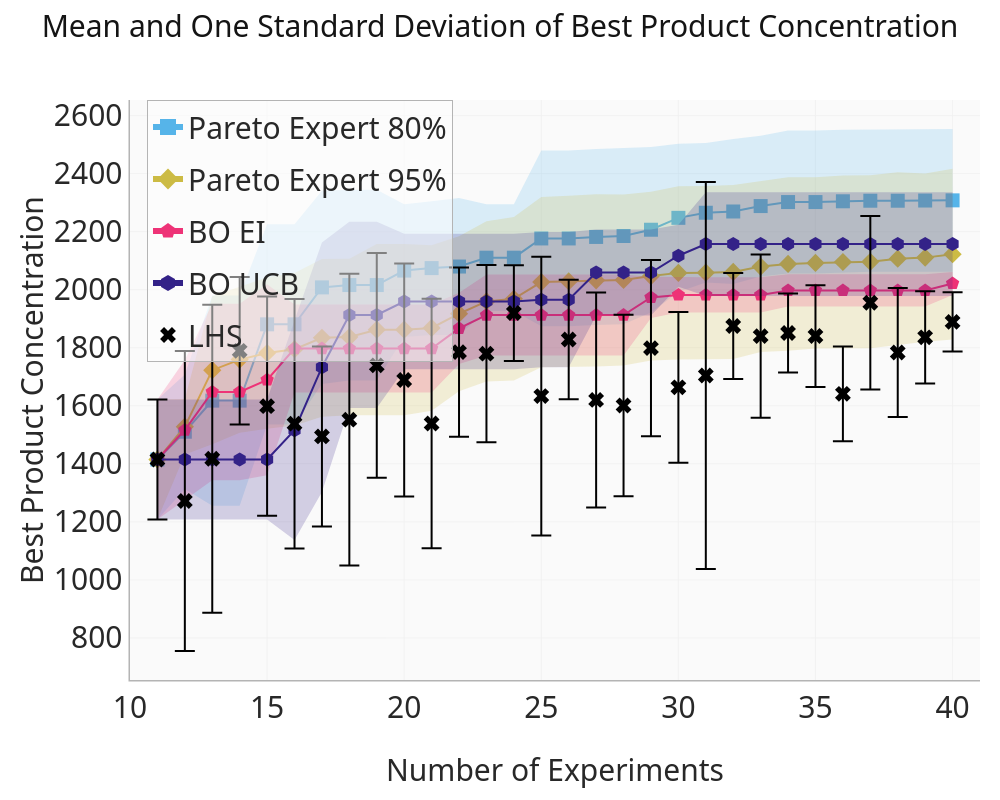

The cell this chart's notebook holds for it:
### Code cell
def _hex_to_rgba(hex_color, alpha):
    r, g, b = pc.hex_to_rgb(hex_color)
    return f"rgba({r},{g},{b},{alpha})"


fig = go.Figure()

for i, algo in enumerate(algorithms):
    color = color_dict[algo]

    upper = mean_data_df[algo] + std_data_df[algo]
    lower = mean_data_df[algo] - std_data_df[algo]
    if algo == "lhs":
        fig.add_trace(
            go.Scatter(
                x=mean_data_df["Experiments"],
                y=mean_data_df[algo],
                name=name_dict[algo],
                mode="markers",
                marker=dict(size=MARKER_SIZE, color=color, symbol=symbol_dict[algo]),
                error_y=dict(
                    type="data",
                    array=std_data_df[algo],
                    visible=True,
                    color=color,
                    thickness=2,
                    width=10,
                ),
                legendgroup=algo,
            )
        )
    else:
        fig.add_trace(
            go.Scatter(
                x=mean_data_df["Experiments"],
                y=upper,
                line=dict(width=0),
                showlegend=False,
                hoverinfo="skip",
                legendgroup=algo,
            )
        )
        fig.add_trace(
            go.Scatter(
                x=mean_data_df["Experiments"],
                y=lower,
                line=dict(width=0),
                fill="tonexty",
                fillcolor=_hex_to_rgba(color, 0.2),
                showlegend=False,
                hoverinfo="skip",
                legendgroup=algo,
            )
        )
        fig.add_trace(
            go.Scatter(
                x=mean_data_df["Experiments"],
                y=mean_data_df[algo],
                name=name_dict[algo],
                mode="lines+markers",
                line=dict(width=2, color=color),
                marker=dict(size=MARKER_SIZE, color=color, symbol=symbol_dict[algo]),
                showlegend=False,
                legendgroup=algo,
            )
        )
        # legend-only trace so the legend line is thicker than the plotted line
        fig.add_trace(
            go.Scatter(
                x=[None],
                y=[None],
                name=name_dict[algo],
                mode="lines+markers",
                line=dict(width=6, color=color),
                marker=dict(size=LEGEND_MARKER_SIZE, color=color, symbol=symbol_dict[algo]),
                legendgroup=algo,
            )
        )

fig.update_layout(legend=dict(bgcolor="rgba(255,255,255,0.5)", groupclick="togglegroup",font=dict(size=30), x=0.02, y=1,),margin=dict(l=130, r=20, t=100, b=120), width=1000, height=800, title="Mean and One Standard Deviation of Best Product Concentration", title_font_size=30)
fig.update_xaxes(title_text="Number of Experiments", title_font_size=30, tickfont=dict(size=30), range=[10,41])
fig.update_yaxes(title_text="Best Product Concentration", title_font_size=30, tickfont=dict(size=30),dtick=200)
fig.show()
fig.update_layout(
    paper_bgcolor='rgba(0,0,0,0)'
)
fig.write_image(f"{PDF_FOLDER}/best_objective_constrained.pdf")

### Figure 1 — Plotly figure (JSON) as saved in the notebook; plotly's stock layout.template omitted (floating-point values rounded to 4 significant figures)
{"data": [{"hoverinfo": "skip", "legendgroup": "pareto_expert_80", "line": {"width": 0}, "showlegend": false, "type": "scatter", "x": [11, 12, 13, 14, 15, 16, 17, 18, 19, 20, 21, 22, 23, 24, 25, 26, 27, 28, 29, 30, 31, 32, 33, 34, 35, 36, 37, 38, 39, 40], "y": [1622.0, 1708.0, 1980.0, 1980.0, 2225.0, 2225.0, 2341.0, 2345.0, 2345.0, 2295.0, 2304.0, 2316.0, 2294.0, 2294.0, 2479.0, 2479.0, 2485.0, 2489.0, 2492.0, 2503.0, 2506.0, 2519.0, 2531.0, 2548.0, 2548.0, 2551.0, 2551.0, 2551.0, 2552.0, 2554.0]}, {"fill": "tonexty", "fillcolor": "rgba(86,180,233,0.2)", "hoverinfo": "skip", "legendgroup": "pareto_expert_80", "line": {"width": 0}, "showlegend": false, "type": "scatter", "x": [11, 12, 13, 14, 15, 16, 17, 18, 19, 20, 21, 22, 23, 24, 25, 26, 27, 28, 29, 30, 31, 32, 33, 34, 35, 36, 37, 38, 39, 40], "y": [1208.0, 1313.0, 1256.0, 1256.0, 1536.0, 1536.0, 1675.0, 1687.0, 1687.0, 1837.0, 1844.0, 1844.0, 1926.0, 1926.0, 1874.0, 1874.0, 1878.0, 1881.0, 1921.0, 1992.0, 2025.0, 2020.0, 2045.0, 2056.0, 2056.0, 2058.0, 2062.0, 2062.0, 2062.0, 2062.0]}, {"legendgroup": "pareto_expert_80", "line": {"color": "#56B4E9", "width": 2}, "marker": {"color": "#56B4E9", "size": 14, "symbol": "square"}, "mode": "lines+markers", "name": "Pareto Expert 80%", "showlegend": false, "type": "scatter", "x": [11, 12, 13, 14, 15, 16, 17, 18, 19, 20, 21, 22, 23, 24, 25, 26, 27, 28, 29, 30, 31, 32, 33, 34, 35, 36, 37, 38, 39, 40], "y": [1415.0, 1511.0, 1618.0, 1618.0, 1881.0, 1881.0, 2008.0, 2016.0, 2016.0, 2066.0, 2074.0, 2080.0, 2110.0, 2110.0, 2177.0, 2177.0, 2182.0, 2185.0, 2207.0, 2248.0, 2265.0, 2269.0, 2288.0, 2302.0, 2302.0, 2305.0, 2306.0, 2306.0, 2307.0, 2308.0]}, {"legendgroup": "pareto_expert_80", "line": {"color": "#56B4E9", "width": 6}, "marker": {"color": "#56B4E9", "size": 20, "symbol": "square"}, "mode": "lines+markers", "name": "Pareto Expert 80%", "type": "scatter", "x": [null], "y": [null]}, {"hoverinfo": "skip", "legendgroup": "pareto_expert_95", "line": {"width": 0}, "showlegend": false, "type": "scatter", "x": [11, 12, 13, 14, 15, 16, 17, 18, 19, 20, 21, 22, 23, 24, 25, 26, 27, 28, 29, 30, 31, 32, 33, 34, 35, 36, 37, 38, 39, 40], "y": [1622.0, 1623.0, 1978.0, 2011.0, 2042.0, 2058.0, 2106.0, 2106.0, 2157.0, 2157.0, 2153.0, 2184.0, 2236.0, 2251.0, 2319.0, 2323.0, 2329.0, 2328.0, 2337.0, 2356.0, 2357.0, 2361.0, 2374.0, 2387.0, 2387.0, 2393.0, 2394.0, 2404.0, 2400.0, 2416.0]}, {"fill": "tonexty", "fillcolor": "rgba(204,187,68,0.2)", "hoverinfo": "skip", "legendgroup": "pareto_expert_95", "line": {"width": 0}, "showlegend": false, "type": "scatter", "x": [11, 12, 13, 14, 15, 16, 17, 18, 19, 20, 21, 22, 23, 24, 25, 26, 27, 28, 29, 30, 31, 32, 33, 34, 35, 36, 37, 38, 39, 40], "y": [1208.0, 1432.0, 1468.0, 1507.0, 1521.0, 1532.0, 1562.0, 1567.0, 1567.0, 1567.0, 1583.0, 1650.0, 1684.0, 1687.0, 1733.0, 1734.0, 1736.0, 1738.0, 1756.0, 1760.0, 1760.0, 1761.0, 1785.0, 1790.0, 1797.0, 1798.0, 1798.0, 1809.0, 1821.0, 1829.0]}, {"legendgroup": "pareto_expert_95", "line": {"color": "#CCBB44", "width": 2}, "marker": {"color": "#CCBB44", "size": 14, "symbol": "diamond"}, "mode": "lines+markers", "name": "Pareto Expert 95%", "showlegend": false, "type": "scatter", "x": [11, 12, 13, 14, 15, 16, 17, 18, 19, 20, 21, 22, 23, 24, 25, 26, 27, 28, 29, 30, 31, 32, 33, 34, 35, 36, 37, 38, 39, 40], "y": [1415.0, 1528.0, 1723.0, 1759.0, 1782.0, 1795.0, 1834.0, 1837.0, 1862.0, 1862.0, 1868.0, 1917.0, 1960.0, 1969.0, 2026.0, 2029.0, 2032.0, 2033.0, 2047.0, 2058.0, 2058.0, 2061.0, 2080.0, 2089.0, 2092.0, 2095.0, 2096.0, 2107.0, 2110.0, 2122.0]}, {"legendgroup": "pareto_expert_95", "line": {"color": "#CCBB44", "width": 6}, "marker": {"color": "#CCBB44", "size": 20, "symbol": "diamond"}, "mode": "lines+markers", "name": "Pareto Expert 95%", "type": "scatter", "x": [null], "y": [null]}, {"hoverinfo": "skip", "legendgroup": "bo_EI", "line": {"width": 0}, "showlegend": false, "type": "scatter", "x": [11, 12, 13, 14, 15, 16, 17, 18, 19, 20, 21, 22, 23, 24, 25, 26, 27, 28, 29, 30, 31, 32, 33, 34, 35, 36, 37, 38, 39, 40], "y": [1622.0, 1757.0, 1952.0, 1952.0, 2018.0, 1949.0, 1949.0, 1949.0, 1949.0, 1949.0, 1949.0, 1989.0, 2052.0, 2052.0, 2052.0, 2052.0, 2052.0, 2052.0, 2044.0, 2043.0, 2043.0, 2043.0, 2043.0, 2053.0, 2053.0, 2053.0, 2053.0, 2053.0, 2053.0, 2061.0]}, {"fill": "tonexty", "fillcolor": "rgba(238,51,119,0.2)", "hoverinfo": "skip", "legendgroup": "bo_EI", "line": {"width": 0}, "showlegend": false, "type": "scatter", "x": [11, 12, 13, 14, 15, 16, 17, 18, 19, 20, 21, 22, 23, 24, 25, 26, 27, 28, 29, 30, 31, 32, 33, 34, 35, 36, 37, 38, 39, 40], "y": [1208.0, 1275.0, 1344.0, 1344.0, 1360.0, 1645.0, 1645.0, 1645.0, 1645.0, 1645.0, 1645.0, 1744.0, 1773.0, 1773.0, 1773.0, 1773.0, 1773.0, 1773.0, 1902.0, 1921.0, 1921.0, 1921.0, 1921.0, 1942.0, 1942.0, 1942.0, 1942.0, 1942.0, 1942.0, 1982.0]}, {"legendgroup": "bo_EI", "line": {"color": "#EE3377", "width": 2}, "marker": {"color": "#EE3377", "size": 14, "symbol": "pentagon"}, "mode": "lines+markers", "name": "BO EI", "showlegend": false, "type": "scatter", "x": [11, 12, 13, 14, 15, 16, 17, 18, 19, 20, 21, 22, 23, 24, 25, 26, 27, 28, 29, 30, 31, 32, 33, 34, 35, 36, 37, 38, 39, 40], "y": [1415.0, 1516.0, 1648.0, 1648.0, 1689.0, 1797.0, 1797.0, 1797.0, 1797.0, 1797.0, 1797.0, 1867.0, 1913.0, 1913.0, 1913.0, 1913.0, 1913.0, 1913.0, 1973.0, 1982.0, 1982.0, 1982.0, 1982.0, 1997.0, 1997.0, 1997.0, 1997.0, 1997.0, 1997.0, 2022.0]}, {"legendgroup": "bo_EI", "line": {"color": "#EE3377", "width": 6}, "marker": {"color": "#EE3377", "size": 20, "symbol": "pentagon"}, "mode": "lines+markers", "name": "BO EI", "type": "scatter", "x": [null], "y": [null]}, {"hoverinfo": "skip", "legendgroup": "bo_UCB", "line": {"width": 0}, "showlegend": false, "type": "scatter", "x": [11, 12, 13, 14, 15, 16, 17, 18, 19, 20, 21, 22, 23, 24, 25, 26, 27, 28, 29, 30, 31, 32, 33, 34, 35, 36, 37, 38, 39, 40], "y": [1622.0, 1622.0, 1622.0, 1622.0, 1622.0, 1894.0, 2163.0, 2234.0, 2234.0, 2193.0, 2193.0, 2193.0, 2193.0, 2193.0, 2199.0, 2199.0, 2207.0, 2207.0, 2207.0, 2224.0, 2336.0, 2336.0, 2336.0, 2336.0, 2336.0, 2336.0, 2336.0, 2336.0, 2336.0, 2336.0]}, {"fill": "tonexty", "fillcolor": "rgba(51,34,136,0.2)", "hoverinfo": "skip", "legendgroup": "bo_UCB", "line": {"width": 0}, "showlegend": false, "type": "scatter", "x": [11, 12, 13, 14, 15, 16, 17, 18, 19, 20, 21, 22, 23, 24, 25, 26, 27, 28, 29, 30, 31, 32, 33, 34, 35, 36, 37, 38, 39, 40], "y": [1208.0, 1208.0, 1208.0, 1208.0, 1208.0, 1137.0, 1303.0, 1592.0, 1592.0, 1725.0, 1725.0, 1725.0, 1725.0, 1725.0, 1732.0, 1732.0, 1911.0, 1911.0, 1911.0, 2010.0, 1978.0, 1978.0, 1978.0, 1978.0, 1978.0, 1978.0, 1978.0, 1978.0, 1978.0, 1978.0]}, {"legendgroup": "bo_UCB", "line": {"color": "#332288", "width": 2}, "marker": {"color": "#332288", "size": 14, "symbol": "hexagon"}, "mode": "lines+markers", "name": "BO UCB", "showlegend": false, "type": "scatter", "x": [11, 12, 13, 14, 15, 16, 17, 18, 19, 20, 21, 22, 23, 24, 25, 26, 27, 28, 29, 30, 31, 32, 33, 34, 35, 36, 37, 38, 39, 40], "y": [1415.0, 1415.0, 1415.0, 1415.0, 1415.0, 1516.0, 1733.0, 1913.0, 1913.0, 1959.0, 1959.0, 1959.0, 1959.0, 1959.0, 1966.0, 1966.0, 2059.0, 2059.0, 2059.0, 2117.0, 2157.0, 2157.0, 2157.0, 2157.0, 2157.0, 2157.0, 2157.0, 2157.0, 2157.0, 2157.0]}, {"legendgroup": "bo_UCB", "line": {"color": "#332288", "width": 6}, "marker": {"color": "#332288", "size": 20, "symbol": "hexagon"}, "mode": "lines+markers", "name": "BO UCB", "type": "scatter", "x": [null], "y": [null]}, {"error_y": {"array": [206.8, 516.9, 530.7, 253.9, 377.8, 429.7, 310.1, 502.4, 387.4, 401.5, 429.9, 291.3, 305.3, 165.0, 480.0, 205.9, 370.3, 312.8, 303.9, 259.8, 666.9, 182.7, 281.4, 136.2, 175.3, 163.2, 298.7, 222.1, 158.7, 101.8], "color": "#000000", "thickness": 2, "type": "data", "visible": true, "width": 10}, "legendgroup": "lhs", "marker": {"color": "#000000", "size": 14, "symbol": "x"}, "mode": "markers", "name": "LHS", "type": "scatter", "x": [11, 12, 13, 14, 15, 16, 17, 18, 19, 20, 21, 22, 23, 24, 25, 26, 27, 28, 29, 30, 31, 32, 33, 34, 35, 36, 37, 38, 39, 40], "y": [1415.0, 1272.0, 1417.0, 1789.0, 1599.0, 1538.0, 1494.0, 1552.0, 1739.0, 1689.0, 1539.0, 1785.0, 1779.0, 1920.0, 1633.0, 1828.0, 1620.0, 1601.0, 1799.0, 1664.0, 1704.0, 1875.0, 1840.0, 1851.0, 1840.0, 1641.0, 1955.0, 1784.0, 1836.0, 1889.0]}], "layout": {"height": 800, "legend": {"bgcolor": "rgba(255,255,255,0.5)", "font": {"size": 30}, "groupclick": "togglegroup", "x": 0.02, "y": 1}, "margin": {"b": 120, "l": 130, "r": 20, "t": 100}, "title": {"font": {"size": 30}, "text": "Mean and One Standard Deviation of Best Product Concentration"}, "width": 1000, "xaxis": {"range": [10, 41], "tickfont": {"size": 30}, "title": {"font": {"size": 30}, "text": "Number of Experiments"}}, "yaxis": {"dtick": 200, "tickfont": {"size": 30}, "title": {"font": {"size": 30}, "text": "Best Product Concentration"}}}}
